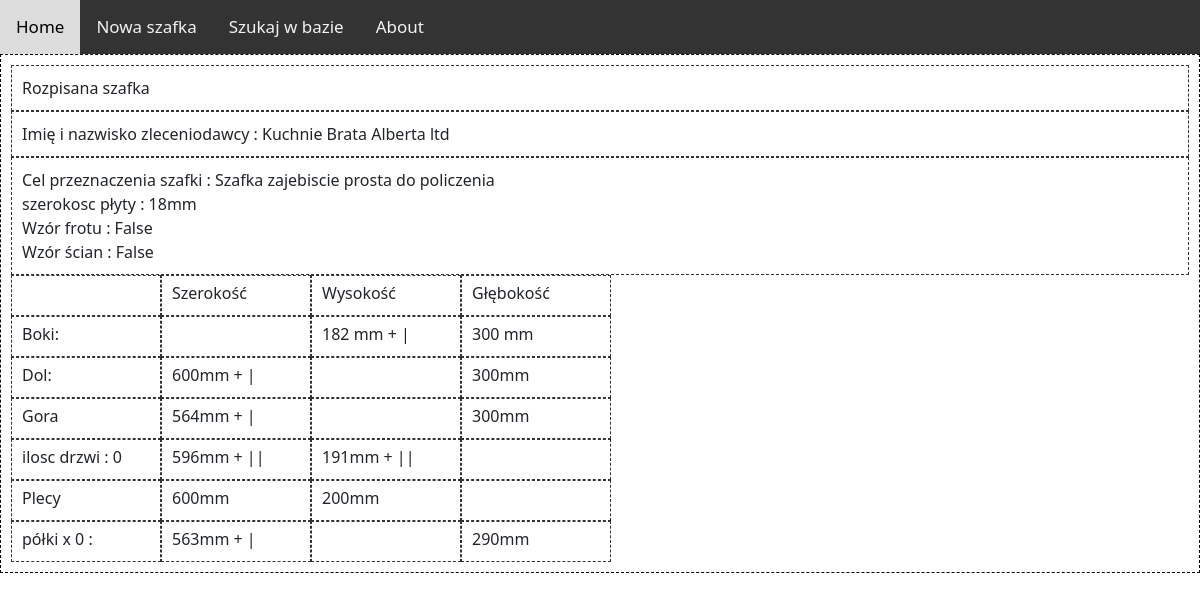
Page /szafka/1 on the committed database.
### szafka/models.py (models this page shows)
class Szafka(models.Model):
    nazwa           = models.CharField (max_length=300)
    szerokosc       = models.IntegerField(default=False)
    wysokosc        = models.IntegerField(default=False)
    glebokosc       = models.IntegerField(default=False)
    plyta           = models.IntegerField(default=False)
    ilosc_polek     = models.IntegerField(default=False)
    ilosc_drzwi     = models.IntegerField(default=False)
    narozna         = models.BooleanField(default=False)
    glebokosc_wneki = models.IntegerField(default=False)
    wzor_frontu     = models.CharField(max_length=300,default=False)
    wzor_sciany     = models.CharField(max_length=300,default=False)

### szafka/views.py (the view, shortened to what this page needs)
# urls.py: path('szafka/<int:id>', szafka_rozpisana_view ),
def szafka_rozpisana_view(request,id):
    obj = Szafka.objects.get(id = id)
    boki_s = boki()
    boki_s.y = obj.wysokosc - obj.plyta
    boki_s.z = obj.glebokosc
    dol_s = dol()
    dol_s.x =obj.szerokosc
    dol_s.z =obj.glebokosc
    gora_s = gora()
    gora_s.x =obj.szerokosc - 2*obj.plyta
    gora_s.z =obj.glebokosc
    front_s = front()
    front_s.ilosc_drzwi = obj.ilosc_drzwi
    if (obj.narozna == False):
        if ( front_s.ilosc_drzwi == 2 ):
            front_s.x = obj.szerokosc / 2  - 4
            front_s.y = obj.wysokosc - 9
        elif ( front_s.ilosc_drzwi == 1 ):
            front_s.x = obj.szerokosc - 4
            front_s.y = obj.wysokosc - 9
        else :
            front_s.x = obj.szerokosc - 4
            front_s.y = obj.wysokosc - 9
    polki_s = polki()
    polki_s.x =obj.szerokosc - 2*obj.plyta -1
    polki_s.z =obj.glebokosc - 10
    context = {
        'szafka':obj,
        'boki':boki_s,
        'dol':dol_s,
        'gora':gora_s,
        'front':front_s,
        'polki':polki_s,
    }
    return render (request, "rozpisana.html", context)

### szafy/templates/rozpisana.html (shortened to what this page needs)
{% extends 'base.html' %}
{% block content %}
<div id='whole'  >
<div class='contentbox'>Rozpisana szafka</div>
    <div id='osoby' class='contentbox'>
        Imię i nazwisko zleceniodawcy : Kuchnie Brata Alberta ltd </br>
    </div>
    <div id='nazwa' class='contentbox'>
        Cel przeznaczenia szafki : {{ szafka.nazwa }} </br> szerokosc płyty : {{ szafka.plyta}}mm </br>
        Wzór frotu : {{ szafka.wzor_frontu}} </br> Wzór ścian : {{ szafka.wzor_sciany}} </br>
    </div>
    <div name='row'class="row">
        <div class='cell'> </br></div>
        <div class='cell'> Szerokość</br></div>
        <div class='cell'> Wysokość </br></div>
        <div class='cell'> Głębokość </br></div>
    </div>
    <div name='row' class="row">
        <div class='cell'> Boki: </br></div>
        <div class='cell'> </br></div>
        <div class='cell'> {{ boki.y}} mm + | </br></div>
        <div class='cell'> {{ boki.z}} mm   </br></div>
    </div>
    <div name='row'class="row">
            <div class='cell'> Dol:  </br></div>
            <div class='cell'> {{ dol.x }}mm + | </br></div>
            <div class='cell'> </br></div>
            <div class='cell'>{{ dol.z }}mm </br></div>
    </div>
    <div name='row' class="row">
            <div class='cell'> Gora </br></div>
            <div class='cell'> {{ gora.x }}mm + |</br></div>
            <div class='cell'> </br></div>
            <div class='cell'>{{ gora.z }}mm </br></div>
    </div>
    <div name='row' class="row">
            <div class='cell'> ilosc drzwi : {{ szafka.ilosc_drzwi }}</br></div>
            <div class='cell'> {{ front.x}}mm + ||</br></div>
            <div class='cell'> {{ front.y}}mm + || </br></div>
            <div class='cell'> </br></div>
    </div>
    <div name='row'class="row">
            <div class='cell'> Plecy </br></div>
            <div class='cell'> {{ szafka.szerokosc }}mm </br></div>
            <div class='cell'> {{ szafka.wysokosc }}mm </br></div>
            <div class='cell'> </br></div>
    </div>
    <div name='row'class="row">
                <div class='cell'> półki x {{ szafka.ilosc_polek }} :</br></div>
                <div class='cell'> {{ polki.x }}mm + | </br></div>
                <div class='cell'> </br></div>
                <div class='cell'> {{ polki.z }}mm </br></div>
    </div>
    </div>
</div>
{% endblock %}

### szafy/templates/base.html (shortened to what this page needs)
    <!doctype html>
    <html lang="en">
      <head>
        <link href="https://cdn.jsdelivr.net/npm/bootstrap@5.0.0-beta2/dist/css/bootstrap.min.css" rel="stylesheet">
      </head>
      <body>
        <div class="topnav">
          <a href="http://daveoo.pythonanywhere.com/">Home</a>
          <a href="http://daveoo.pythonanywhere.com/">Nowa szafka</a>
          <a href="http://daveoo.pythonanywhere.com/find">Szukaj w bazie</a>
          <a href="http://daveoo.pythonanywhere.com/">About</a>
        </div>
        <div style="width :100%; border: 1px;border-color: black; border-style: dashed; padding: 10px; height: inherit; ">
          {% block content %}{% endblock %}
      </body>
    </html>

### szafy/templates/base.html (style rules this page uses)
.row { width: 100%; margin-left:0px; }
.contentbox { padding: 10px; width:inherit; border:#333 dashed 1px; }
.cell { display: table-cell; width: 150px; padding-left: 10px; padding-top: 5px; padding-bottom: 10px; border:#333 dashed 1px; }
.topnav { background-color: #333; overflow: hidden; }
.topnav a { float: left; color: #f2f2f2; text-align: center; padding: 14px 16px; text-decoration: none; font-size: 17px; }

### rows in the picture
Szafka: nazwa "Szafka zajebiscie prosta do policzenia", plyta "18", wzor_frontu "False", wzor_sciany "False", ilosc_drzwi "0", szerokosc "600", wysokosc "200", ilosc_polek "0"

### other values in the picture
{{ boki.y }} "182"
{{ boki.z }} "300"
{{ dol.x }} "600"
{{ dol.z }} "300"
{{ gora.x }} "564"
{{ gora.z }} "300"
{{ front.x }} "596"
{{ front.y }} "191"
{{ polki.x }} "563"
{{ polki.z }} "290"
